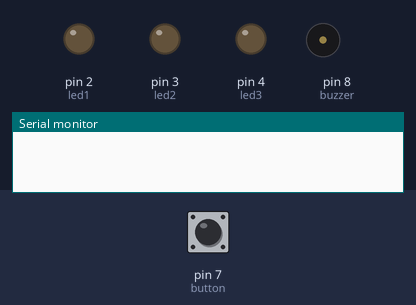
Recording of a sketch running on a simulated Arduino Uno, built with avr-gcc and run on an emulated ATmega328P. Parts: output pins drawn as LEDs (lit = HIGH), buzzer (waves = sounding), the last lines printed to the serial monitor. Inputs (shaded band) come from the test bench; at power-on: pin 7 (button) HIGH. Random numbers use the default seed unless the sketch sets one.

Above: at 1.2 s.
1.3 s: pin 7 (button) pulled LOW for 0.15 s
At 5.94 s:
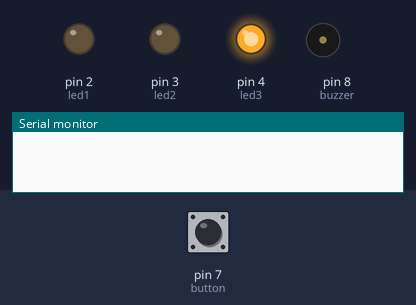
At 9.5 s:
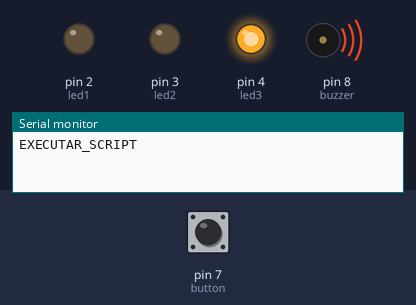
Timing chart, 0 to 16.4 s (numbered marks = the images above; inputs shaded):
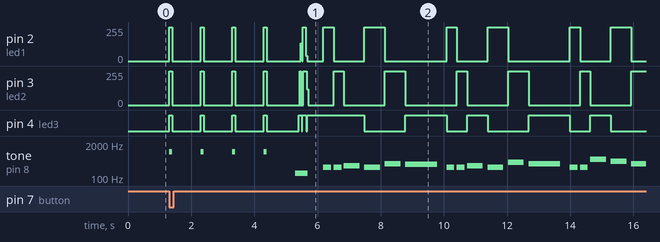

The sketch:

anniversary.ino
```cpp
#include <Wire.h>

// Portas digitais:
const int buzzer = 8;
const int button = 7;
const int led1 = 2;
const int led2 = 3;
const int led3 = 4;

void setup() {
  // Iniciando botão, leds e som.
  pinMode(buzzer, OUTPUT);
  pinMode(led1, OUTPUT);
  pinMode(led2, OUTPUT);
  pinMode(led3, OUTPUT);
  pinMode(button, INPUT_PULLUP);
  Serial.begin(9600);
}

void loop() {
  if (digitalRead(button) == LOW) {
    iniciar();

    while (digitalRead(button) == LOW) {
      delay(10);
    }
  }
}

void iniciar() {
  // Contagem regressiva:
  for (int i = 4; i > 0; i--) {
    digitalWrite(led1, HIGH);
    digitalWrite(led2, HIGH);
    digitalWrite(led3, HIGH);
    tone(buzzer, 1000, 100);
    delay(100);

    digitalWrite(led1, LOW);
    digitalWrite(led2, LOW);
    digitalWrite(led3, LOW);
    delay(900);
  }
  // Explosão dos leds e som:
  playExplosion();
    delay(500);

  Serial.println("EXECUTAR_SCRIPT"); // Envia mensagem para o python, autorizando a abertura de arquivos, imagens, etc.
  playBirthday();
  stopAll();
}

void playExplosion() {
  tone(buzzer, 150, 150);
  delay(100);

  for (int freq = 120; freq > 30; freq -= 2) {
    digitalWrite(led1, random(2));
    digitalWrite(led2, random(2));
    digitalWrite(led3, random(2));
    tone(buzzer, freq, 8);
    delay(6);
  }

  noTone(buzzer);
}

void playBirthday() {
  int melody[] = {
    262, 262, 294, 262, 349, 330,
    262, 262, 294, 262, 392, 349,
    262, 262, 523, 440, 349, 330, 294,
    466, 466, 440, 349, 392, 349
  };

  int noteDurations[] = {
    4, 4, 2, 2, 2, 1,
    4, 4, 2, 2, 2, 1,
    4, 4, 2, 2, 2, 2, 1,
    4, 4, 2, 2, 1, 1
  };

  for (int i = 0; i < 26; i++) {
    int duration = 1000 / noteDurations[i];

    int pinoLedAtual = 2 + (i % 3);
    digitalWrite(pinoLedAtual, HIGH);

    tone(buzzer, melody[i], duration);
    delay(duration * 1.3);

    digitalWrite(pinoLedAtual, LOW);
    noTone(buzzer);
  }
}

void stopAll() {
  noTone(buzzer);
  digitalWrite(led1, LOW);
  digitalWrite(led2, LOW);
  digitalWrite(led3, LOW);
}
```

Measured:
- after the input at 1.3 s, pin 2 (led1): 0/255 → 255/255 at once, → 0/255 0.10 s later, → 255/255 0.90 s later, → 0/255 0.10 s later, … (25 changes in this stretch); pin 3 (led2): 0/255 → 255/255 at once, → 0/255 0.10 s later, → 255/255 0.90 s later, → 0/255 0.10 s later, … (26 changes in this stretch)
